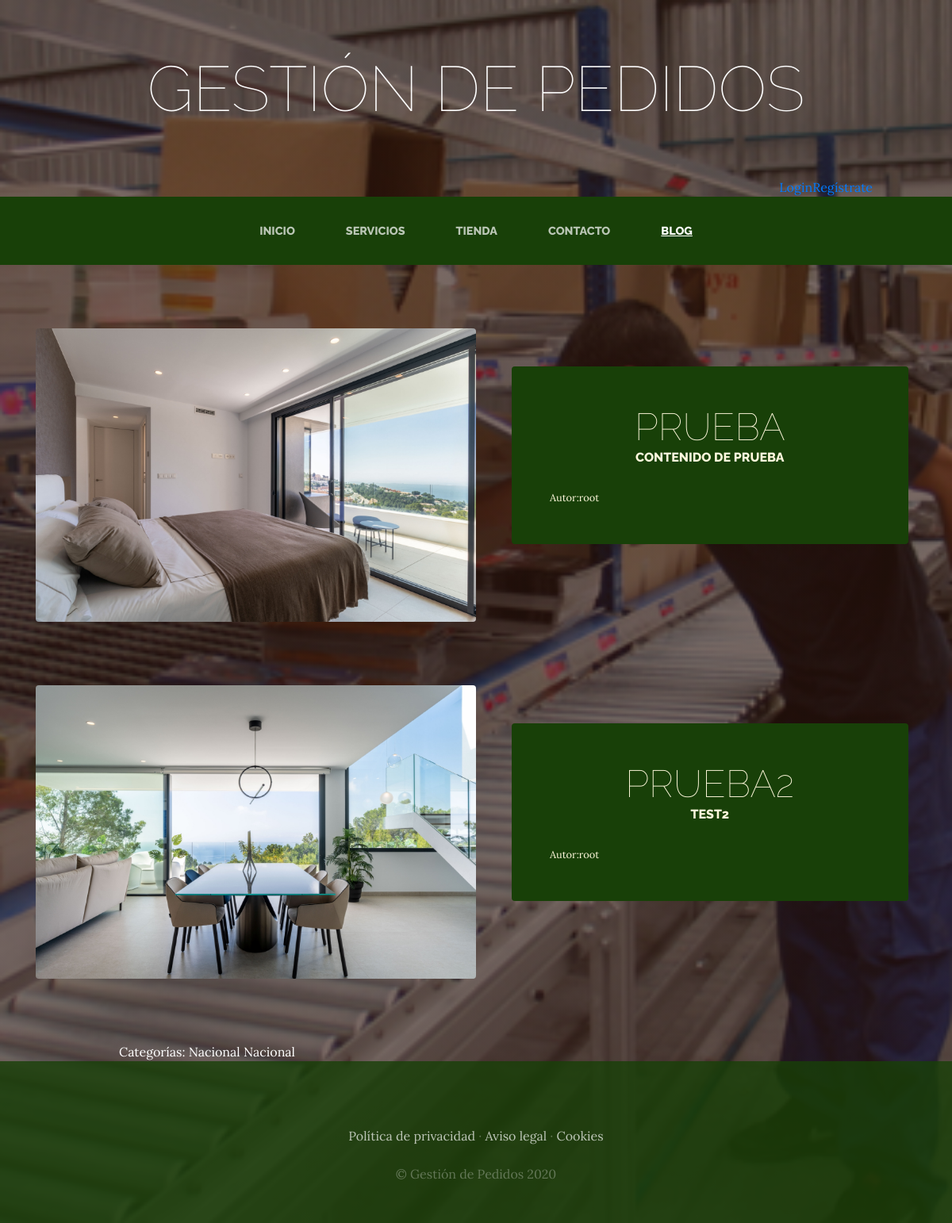
The app's page /blog/categoria/1/ with its own data.
### blog/models.py (models this page shows, shortened)
class Post(models.Model):
    titulo = models.CharField(max_length=50)
    contenido =  models.CharField(max_length=50)
    imagen = models.ImageField(upload_to='blog', null= True, blank=True)
    autor=models.ForeignKey(User,on_delete=models.CASCADE)
    categoria=models.ManyToManyField(Categoria)
    created = models.DateTimeField(auto_now_add=True)
    updated = models.DateTimeField(auto_now_add=True)
    class Meta:
        verbose_name='post'
        verbose_name_plural='posts'

class Categoria(models.Model):
    nombre = models.CharField(max_length=50)
    created = models.DateTimeField(auto_now_add=True)
    updated = models.DateTimeField(auto_now_add=True)
    class Meta:
        verbose_name='categoria'
        verbose_name_plural='categorias'

### blog/views.py (the view)
# urls.py: path('categoria/<int:categoria_id>/', views.categoria, name="categoria")
def categoria(request, categoria_id):
    categoria=Categoria.objects.get(id=categoria_id)
    posts=Post.objects.filter(categoria=categoria)
    return render(request,"blog/categoria.html",{"categoria":categoria,"posts":posts})

### carro/context_processor.py (called while the page is built)
def importe_total_carro(request):
    total=0
    if request.user.is_authenticated:
       for key, value in request.session["carro"].items():
         total=total+(float(value["precio"]))
    else:
        total ="debes hacer lógin o registrarte"
    return {"importe_total_carro":total}

### blog/templates/blog/categoria.html
{% extends "ProyectoWebApp/base.html" %}
{% load static %}
{% block content %}
    {% for post in posts %}
 <section class="page-section clearfix">
    <div class="container">
      <div class="intro">
        <img class="intro-img img-fluid mb-3 mb-lg-0 rounded" src="{{post.imagen.url}}" alt="" style="width:50%;">
        <div class="intro-text left-0 text-center bg-faded p-5 rounded">
          <h2 class="section-heading mb-4" >
            <span class="section-heading-lower">{{post.titulo}}</span>
            <span class="section-heading-upper">{{post.contenido}}</span>
          </h2>
          <div style="text-align:left; font-size:0.8em;">
            Autor:{{post.autor}}
        </div>
        </div>
      </div>
    </div>
  </section>
    {% endfor %}
    <section>
                <div style="width:75%; margin:auto; text-align: left;color:white;">
                    Categorías:
                    {% for post in posts %}
                        {% for categoria in post.categoria.all %}
                         {{categoria.nombre}}
                        {% endfor %}
                    {% endfor %}
                </div>
     </section>
{% endblock %}

### ProyectoWebApp/static/ProyectoWebApp/css/gestion.css (style rules this page uses)
body { font-family: 'Lora'; background: linear-gradient(rgba(47, 23, 15, 0.65), rgba(47, 23, 15, 0.65)), url("../img/bg_main.jpg"); background-attachment: fixed; background-position: center; background-size: cover; }
h1, h2, h3, h4, h5, h6 { font-family: 'Raleway'; }
.page-section { margin-top: 5rem; margin-bottom: 5rem; }
.section-heading { text-transform: uppercase; }
.section-heading .section-heading-upper { display: block; font-size: 1rem; font-weight: 800; padding-bottom:.5rem; }
.section-heading .section-heading-lower { display: block; font-size: 3rem; font-weight: 100; }
.bg-faded { background-color: rgba(255, 255, 255, 0.85); }
.intro { position: relative; }
@media (min-width: 992px) { .intro .intro-img { width: 75%; float: left; } }
@media (min-width: 992px) { .intro .intro-text { left: 600; width: 60%; margin-top: 3rem; background-color: rgba(24, 64, 8); color: cornsilk; position: absolute; } }
@media (min-width: 1200px) { .intro .intro-text { width: 45%; } }

### records on screen
Post: imagen (picture), titulo "PRUEBA", contenido "CONTENIDO DE PRUEBA", autor "root"
Post: imagen (picture), titulo "PRUEBA2", contenido "TEST2", autor "root"
Categoria: nombre "Nacional"
